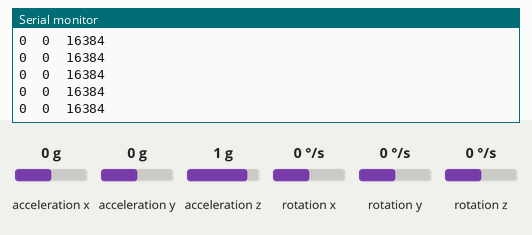
A sketch run on a simulated Arduino Uno, built with avr-gcc and run on an emulated ATmega328P. Parts: the last lines printed to the serial monitor. Wiring (inferred from the names in the program): MPU-6050 motion sensor at I2C address 0x68. Inputs (shaded band) come from the test bench; at power-on: acceleration y 0 g, acceleration x 0 g, acceleration z 1 g, rotation x 0 °/s, rotation y 0 °/s, rotation z 0 °/s.

Above: at 1.2 s.
1.3 s: acceleration y set to -1.4 g
At 2.3 s:
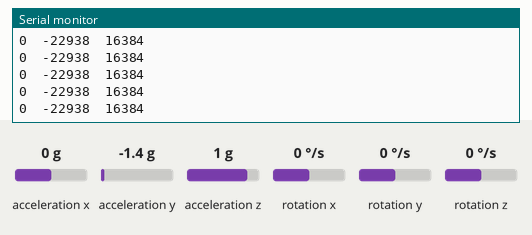
4.3 s: acceleration x set to -1.4 g
At 5.0 s:
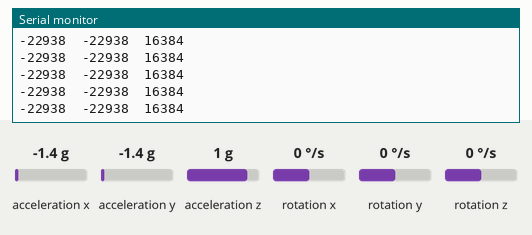
5.8 s: acceleration z set to -1.4 g
At 6.6 s:
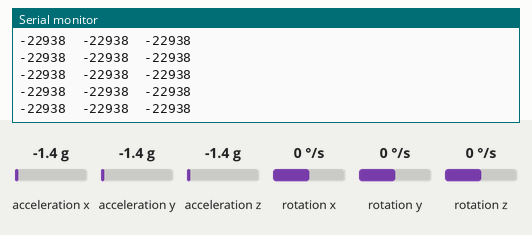

Measured:
- after the input at 1.3 s, the serial monitor: prints a new line at once (image 1)
- after the input at 4.3 s, the serial monitor: prints a new line at once (image 2)
- after the input at 5.8 s, the serial monitor: prints a new line at once (image 3)

The sketch:

Captura_sinal_acelerometro.ino
```cpp
//Programa : Teste MPU6050 e LCD 20x4
//Alteracoes e adaptacoes : FILIPEFLOP
//
//Baseado no programa original de JohnChi

//Carrega a biblioteca Wire
#include<Wire.h>

//Endereco I2C do MPU6050
const int MPU=0x68;

//Variaveis para armazenar valores dos sensores
int AcX,AcY,AcZ;


void setup()
{
  //Transmissão serial
  Serial.begin(115200);

  //Inicializa o MPU-6050
  Wire.write(0);
  Wire.endTransmission(true);

  Serial.print("AcX");
  Serial.print("\t"); Serial.print("AcY");
  Serial.print("\t"); Serial.println("AcZ");
}
void loop()
{
  Wire.beginTransmission(MPU);
  Wire.write(0x3B);  // starting with register 0x3B (ACCEL_XOUT_H)
  Wire.endTransmission(false);

  //Solicita os dados do sensor
  Wire.requestFrom(MPU,14,true);
  //Armazena o valor dos sensores nas variaveis correspondentes
  AcX=Wire.read()<<8|Wire.read();  //0x3B (ACCEL_XOUT_H) & 0x3C (ACCEL_XOUT_L)
  AcY=Wire.read()<<8|Wire.read();  //0x3D (ACCEL_YOUT_H) & 0x3E (ACCEL_YOUT_L)
  AcZ=Wire.read()<<8|Wire.read();  //0x3F (ACCEL_ZOUT_H) & 0x40 (ACCEL_ZOUT_L)

  //Envia valor X do acelerometro para a serial e o LCD
  Serial.print(""); Serial.print(AcX);

  //Envia valor Y do acelerometro para a serial e o LCD
  Serial.print("\t"); Serial.print(AcY);

  //Envia valor Z do acelerometro para a serial e o LCD
  Serial.print("\t"); Serial.println(AcZ);

  //Aguarda 300 ms e reinicia o processo
  delay(10);
}
```
